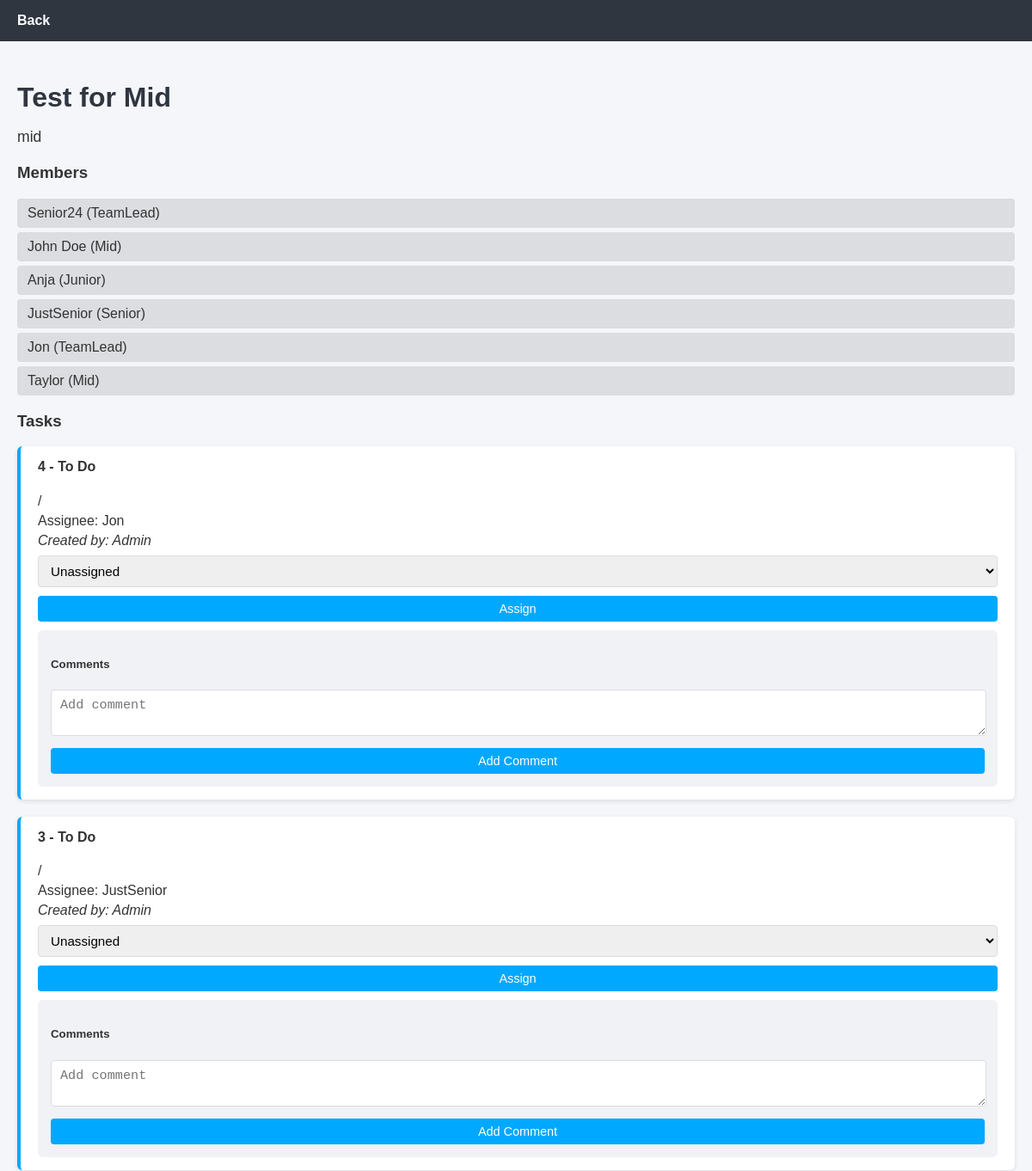
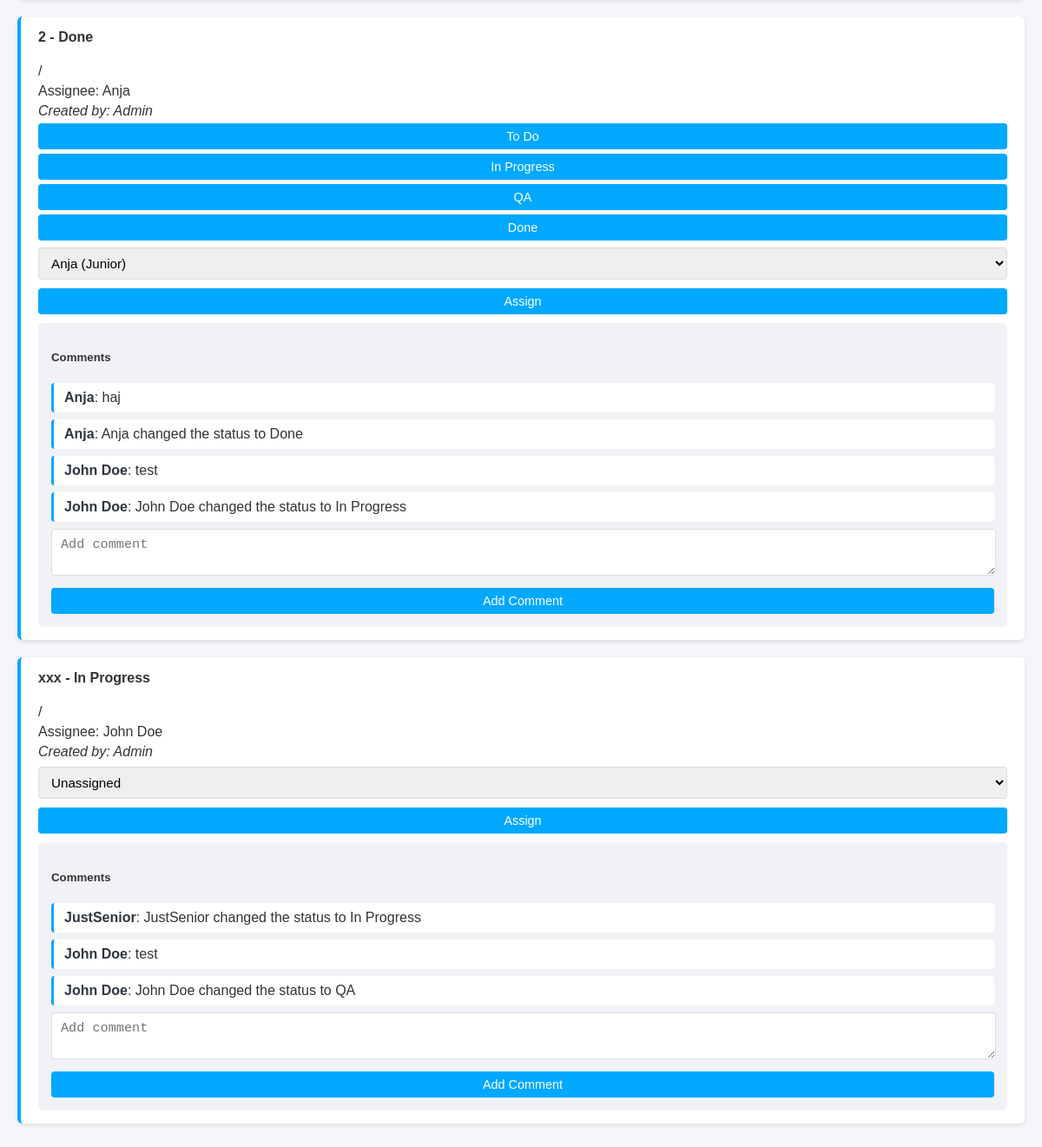
The page /project_view.php?id=9 (signed in) on the database its author committed (2 pictures, top to bottom).
### tables this page shows
CREATE TABLE `projects` (
  `id` int(11) NOT NULL,
  `title` varchar(255) NOT NULL,
  `description` text DEFAULT NULL,
  `requirements` text DEFAULT NULL,
  `estimated_time` varchar(100) DEFAULT NULL,
  `team_lead_id` int(11) DEFAULT NULL,
  `status` enum('Active','Done','Expired') DEFAULT 'Active',
  `deadline` date DEFAULT NULL,
  `created_at` timestamp NOT NULL DEFAULT current_timestamp()
);

CREATE TABLE `users` (
  `id` int(11) NOT NULL,
  `name` varchar(100) NOT NULL,
  `email` varchar(150) NOT NULL,
  `password` varchar(255) NOT NULL,
  `level` enum('Admin','TeamLead','Senior','Mid','Junior') NOT NULL DEFAULT 'Junior',
  `approved` tinyint(1) NOT NULL DEFAULT 0,
  `created_at` timestamp NOT NULL DEFAULT current_timestamp()
);

CREATE TABLE `project_members` (
  `id` int(11) NOT NULL,
  `project_id` int(11) NOT NULL,
  `user_id` int(11) NOT NULL,
  `role_in_team` enum('Senior','Mid','Junior') DEFAULT NULL,
  `added_at` timestamp NOT NULL DEFAULT current_timestamp()
);

CREATE TABLE `tasks` (
  `id` int(11) NOT NULL,
  `project_id` int(11) NOT NULL,
  `title` varchar(255) NOT NULL,
  `description` text DEFAULT NULL,
  `created_by` int(11) DEFAULT NULL,
  `status` varchar(50) DEFAULT 'To Do',
  `assigned_to` int(11) DEFAULT NULL,
  `created_at` timestamp NOT NULL DEFAULT current_timestamp(),
  `updated_at` timestamp NULL DEFAULT NULL
);

CREATE TABLE `comments` (
  `id` int(11) NOT NULL,
  `task_id` int(11) NOT NULL,
  `user_id` int(11) NOT NULL,
  `content` text NOT NULL,
  `created_at` timestamp NOT NULL DEFAULT current_timestamp(),
  `updated_at` datetime DEFAULT NULL,
  `edited` tinyint(1) DEFAULT 0
);

### src/controllers/projects.php (called while the page is built, shortened)
<?php
require_once __DIR__.'/../middleware.php';
function getProjectById($id){ global $pdo;
    $stmt=$pdo->prepare("SELECT p.*, u.name as team_lead_name FROM projects p LEFT JOIN users u ON p.team_lead_id = u.id WHERE p.id = ?");
    $stmt->execute([$id]); return $stmt->fetch(); }

### src/auth.php (called while the page is built, shortened)
<?php
function currentUser(){
    return $_SESSION['user'] ?? null; }

### public/project_view.php (the view, shortened to what this page needs)
<?php
require_once __DIR__.'/../src/auth.php';
require_once __DIR__.'/../src/controllers/projects.php';
require_once __DIR__.'/../src/db.php';
$user=currentUser();
$pid = $_GET['id'] ?? null;
$project = getProjectById($pid);
$stmt=$pdo->prepare('
    SELECT t.*,
           u.name as assignee_name,
           c.name as creator_name
    FROM tasks t
    LEFT JOIN users u ON t.assigned_to = u.id
    LEFT JOIN users c ON t.created_by = c.id
    WHERE t.project_id = ?
    ORDER BY t.created_at DESC
');
$stmt->execute([$pid]);
$tasks=$stmt->fetchAll();
$stmt=$pdo->prepare('SELECT pm.*, u.name, u.level
                     FROM project_members pm
                     JOIN users u ON pm.user_id = u.id
                     WHERE pm.project_id = ?');
$stmt->execute([$pid]);
$members=$stmt->fetchAll();
if (!empty($project['team_lead_id'])) {
    $teamLeadExists = false;
    if (!$teamLeadExists) {
        $stmt = $pdo->prepare("SELECT id, name, level FROM users WHERE id=?");
        $stmt->execute([$project['team_lead_id']]);
        $teamLead = $stmt->fetch();
        if ($teamLead) {
            array_unshift($members, [
                'user_id' => $teamLead['id'],
                'name' => $teamLead['name'],
                'level' => $teamLead['level']
            ]);
        }
    }
}
$stmt=$pdo->prepare('SELECT c.*, u.name
                     FROM comments c
                     JOIN users u ON c.user_id = u.id
                     WHERE c.task_id IN (SELECT id FROM tasks WHERE project_id = ?)
                     ORDER BY c.created_at DESC');
$stmt->execute([$pid]);
$comments=$stmt->fetchAll();
$allUsers = $pdo->query('SELECT id,name,level FROM users WHERE approved=1')->fetchAll();
?>
<!doctype html>
<html>
<head>
    <link rel='stylesheet' href='css/styles.css'>
</head>
<body>
<header><a href='dashboard.php'>Back</a></header>
<main>
<h2 id="project_title"><?=htmlspecialchars($project['title'])?></h2>
<p id="project_description"><?=nl2br(htmlspecialchars($project['description'] ?? ''))?></p>
<h3>Members</h3>
<ul>
<?php foreach($members as $m): ?>
    <li>
      <?=htmlspecialchars($m['name'])?> (<?=htmlspecialchars($m['level'])?>)
    </li>
<?php endforeach; ?>
</ul>
<h3>Tasks</h3>
<?php
$userLevel = $user['level'];
foreach($tasks as $t):
?>
<div class='task' id="task_<?=$t['id']?>">
  <h4><?=htmlspecialchars($t['title'])?> - <?=$t['status']?></h4>
  <p><?=nl2br(htmlspecialchars($t['description']))?></p>
  <p>Assignee: <?=htmlspecialchars($t['assignee_name'] ?? 'Unassigned')?></p>
  <p><i>Created by: <?=htmlspecialchars($t['creator_name'] ?? 'Unknown')?></i></p>
  <div>
    <?php
$assigneeLevel = $t['assigned_to'] ? null : null;
foreach ($members as $m) {
    if ($m['user_id'] == $t['assigned_to']) {
        $assigneeLevel = $m['level'];
        break;
    }
}
$canChangeStatus = false;
if (in_array($userLevel, ['TeamLead','Admin','Senior'])) {
    $canChangeStatus = true;
} elseif ($userLevel === 'Mid') {
    if ($assigneeLevel === 'Junior' || $t['assigned_to'] == $user['id']) {
        $canChangeStatus = true;
    }
}
?>
<?php if($canChangeStatus): ?>
    <button onclick="changeStatus(<?=$t['id']?>,'To Do')">To Do</button>
    <button onclick="changeStatus(<?=$t['id']?>,'In Progress')">In Progress</button>
    <button onclick="changeStatus(<?=$t['id']?>,'QA')">QA</button>
    <button onclick="changeStatus(<?=$t['id']?>,'Done')">Done</button>
<?php endif; ?>
    <?php if(in_array($userLevel,['TeamLead','Admin','Senior','Mid'])): ?>
      <select id='assign_<?=$t['id']?>'>
        <option value=''>Unassigned</option>
        <?php foreach($members as $m): ?>
          <?php
            $mLevel = $m['level'];
            if($userLevel==='Mid' && $mLevel !== 'Junior' && $m['user_id'] != $user['id']) continue;
          ?>
          <option value='<?=$m['user_id']?>' <?=($t['assigned_to']==$m['user_id'])?'selected':''?>><?=htmlspecialchars($m['name'].' ('.$mLevel.')')?></option>
        <?php endforeach; ?>
      </select>
      <button onclick="assignTask(<?=$t['id']?>, document.getElementById('assign_<?=$t['id']?>').value)">Assign</button>
    <?php endif; ?>
  </div>
  <div class='comments'>
    <h5>Comments</h5>
    <?php foreach($comments as $c): ?>
      <?php if($c['task_id']==$t['id']): ?>
        <div class='comment' id='comment_<?=$c['id']?>'>
          <b><?=htmlspecialchars($c['name'])?></b>: <?=nl2br(htmlspecialchars($c['content']))?>
        </div>
      <?php endif; ?>
    <?php endforeach; ?>
    <textarea id='comment_text_<?=$t['id']?>' placeholder='Add comment'></textarea>
    <button onclick="addComment(<?=$t['id']?>)">Add Comment</button>
  </div>
</div>
<?php endforeach; ?>
</main>
</body>
</html>

### public/css/styles.css (style rules this page uses)
body { font-family: Arial, Helvetica, sans-serif; margin: 20px; background: #f6f8fa }
input, select, button { display: block; width: 100%; padding: 8px; margin: 8px 0; border-radius: 4px; border: 1px solid #ccc }
header { display: flex; justify-content: space-between; align-items: center }
.project, .task { background: #fff; padding: 12px; margin: 8px 0; border-radius: 6px }

### public/project_view.php (style rules this page uses)
body { font-family: Arial, sans-serif; margin: 0; padding: 0; background-color: #f5f6fa; color: #333; }
header { background-color: #2f3640; color: #fff; padding: 15px 20px; }
header a { color: #fff; text-decoration: none; font-weight: bold; }
main { padding: 20px; max-width: 1200px; margin: auto; }
#project_title { font-size: 2rem; margin-bottom: 10px; color: #2f3640; }
#project_description { font-size: 1.1rem; margin-bottom: 20px; }
button { background-color: #00a8ff; border: none; color: white; padding: 7px 14px; margin: 5px 0; border-radius: 4px; cursor: pointer; font-size: 0.9rem; transition: background-color 0.2s; }
input[type="text"], input[type="date"], textarea, select { width: 100%; padding: 8px 10px; margin-bottom: 10px; border-radius: 4px; border: 1px solid #dcdde1; font-size: 0.95rem; }
ul { list-style: none; padding-left: 0; }
ul li { background-color: #dcdde1; padding: 8px 12px; border-radius: 4px; margin-bottom: 5px; }
.task { background-color: #fff; border-left: 4px solid #00a8ff; padding: 15px 20px; margin-bottom: 20px; border-radius: 6px; box-shadow: 0 2px 5px rgba(0,0,0,0.1); }
.task h4 { margin-top: 0; }
.task p { margin: 5px 0; }
.comments { background-color: #f1f2f6; padding: 10px 15px; border-radius: 6px; margin-top: 10px; }
.comment { background-color: #fff; padding: 8px 12px; margin-bottom: 8px; border-radius: 4px; border-left: 3px solid #00a8ff; }
.comment b { color: #2f3640; }
textarea[id^="comment_text_"] { width: calc(100% - 20px); padding: 8px 10px; margin-bottom: 5px; border-radius: 4px; border: 1px solid #dcdde1; }

### rows shown on the page
projects: title "Test for Mid", description "mid"
users: name "Senior24", level "TeamLead"
project_members: user.name "John Doe", user.level "Mid"
project_members: user.name "Anja", user.level "Junior"
project_members: user.name "JustSenior", user.level "Senior"
project_members: user.name "Jon", user.level "TeamLead"
project_members: user.name "Taylor", user.level "Mid"
tasks: title "4", status "To Do", description "/", assigned_to.name "Jon", created_by.name "Admin", id "Add comment"
tasks: title "3", status "To Do", description "/", assigned_to.name "JustSenior", created_by.name "Admin", id "Add comment"
tasks: title "2", status "Done", description "/", assigned_to.name "Anja", created_by.name "Admin", assigned_to+id "Anja (Junior)", id "Add comment"
comments: user.name "Anja", content "haj"
comments: user.name "Anja", content "Anja changed the status to Done"
comments: user.name "John Doe", content "test"
comments: user.name "John Doe", content "John Doe changed the status to In Progress"
tasks: title "xxx", status "In Progress", description "/", assigned_to.name "John Doe", created_by.name "Admin", id "Add comment"
comments: user.name "JustSenior", content "JustSenior changed the status to In Progress"
comments: user.name "John Doe", content "test"
comments: user.name "John Doe", content "John Doe changed the status to QA"
